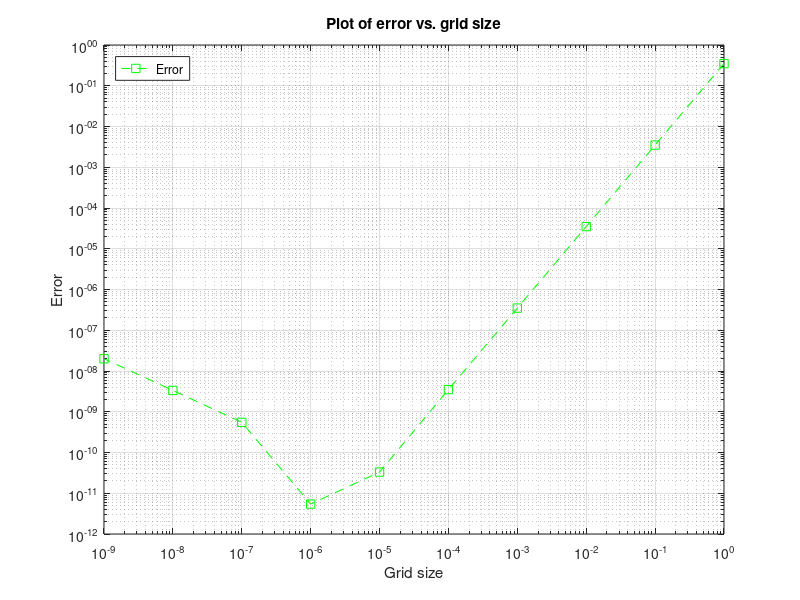

Write MATLAB code to recreate this figure.
% Problem: Estimate the first derivative using truncation and round off
% errors
clear

% set values
fx = @(x) -0.1*x^4 - 0.15*x^3 - 0.5*x^2 - 0.25*x + 1.2;

dfdx = @(x) -0.4*x^3 - 0.45*x^2 - x - 0.25;
x = 0.5;
true_val =  dfdx(0.5);
h = 1;


% Loop through until 10 
for i = 1:10

    % Discretized version of the function
    disc_f = (fx(x + h) - fx(x - h)) / (2*h);
    
    % save the error and h
    error(i) = abs(true_val - disc_f);
    h_save(i) = h;

    % Change the value of h
    h = h / 10;



end

loglog(h_save, error, 's--g')
grid
xlabel('Step size')
ylabel('Error')





% Professors example
% ---------------------------------------------------------------------- %
% Example 4.5 of the book to check the round-off and truncation errors
clear;

dfdx = @(x) -0.4*x^3 - 0.45*x^2 - x - 0.25; 
fx   = @(x) -0.1*x^4 - 0.15*x^3 - 0.5*x^2 - 0.25*x + 1.2;

x_zero = 0.5;
% at x_zero = 0.5 the true value of the derivative is
True_value = dfdx(x_zero);

%The initial value of step-size, delta_h
delta_h = 1.;

for  i = 1:10

     Delta_save(i) = delta_h;
     disc_f =  (fx(x_zero + delta_h) - fx(x_zero - delta_h))/(2*delta_h);
     Error_save(i) = abs( True_value - disc_f);

     delta_h = delta_h/10.;
end

%plot(Delta_save, Error_save,'s--g')
loglog(Delta_save, Error_save,'s--g')
grid
legend('Error','Location','northwest')
title('Plot of error vs. grid size')
xlabel('Grid size')
ylabel('Error')
